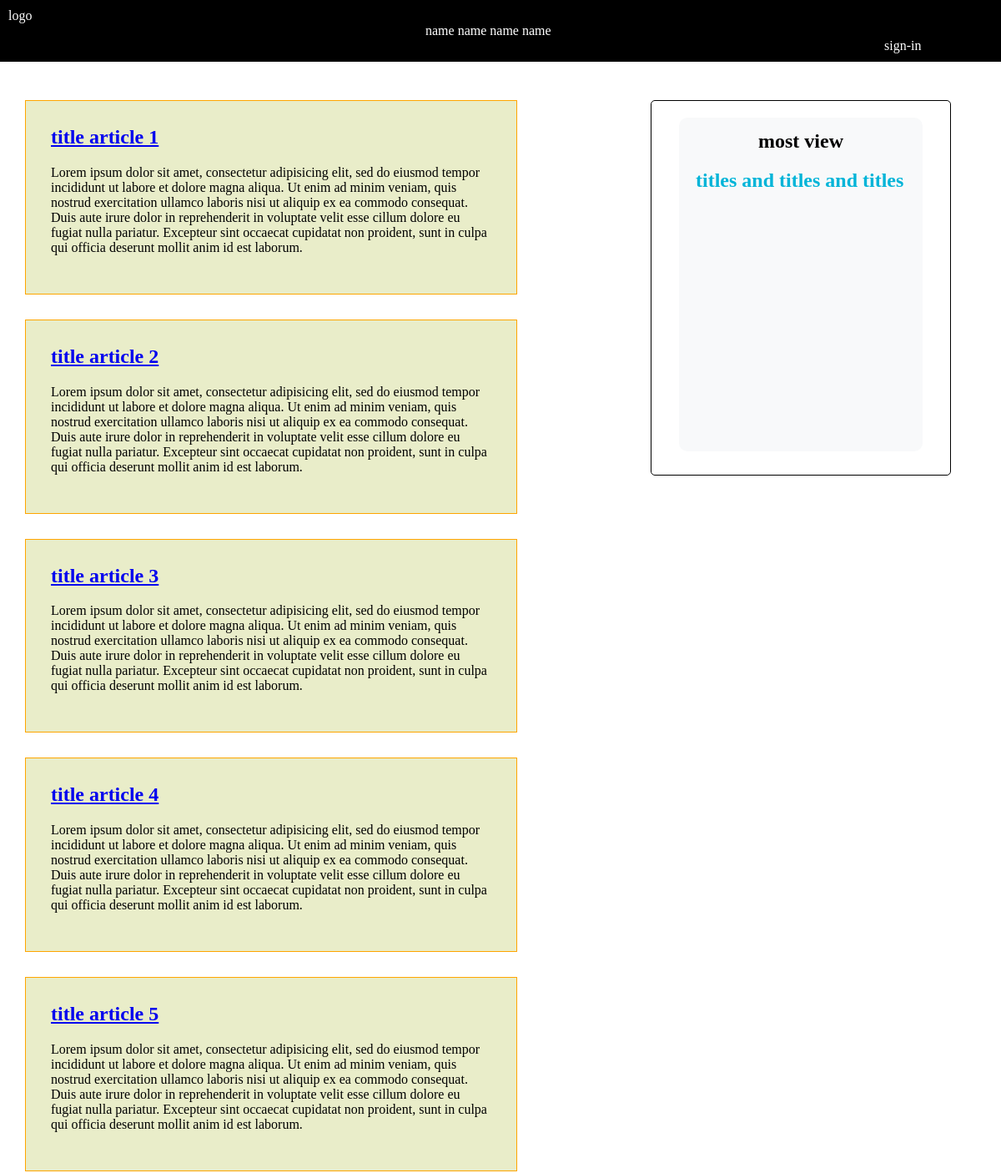
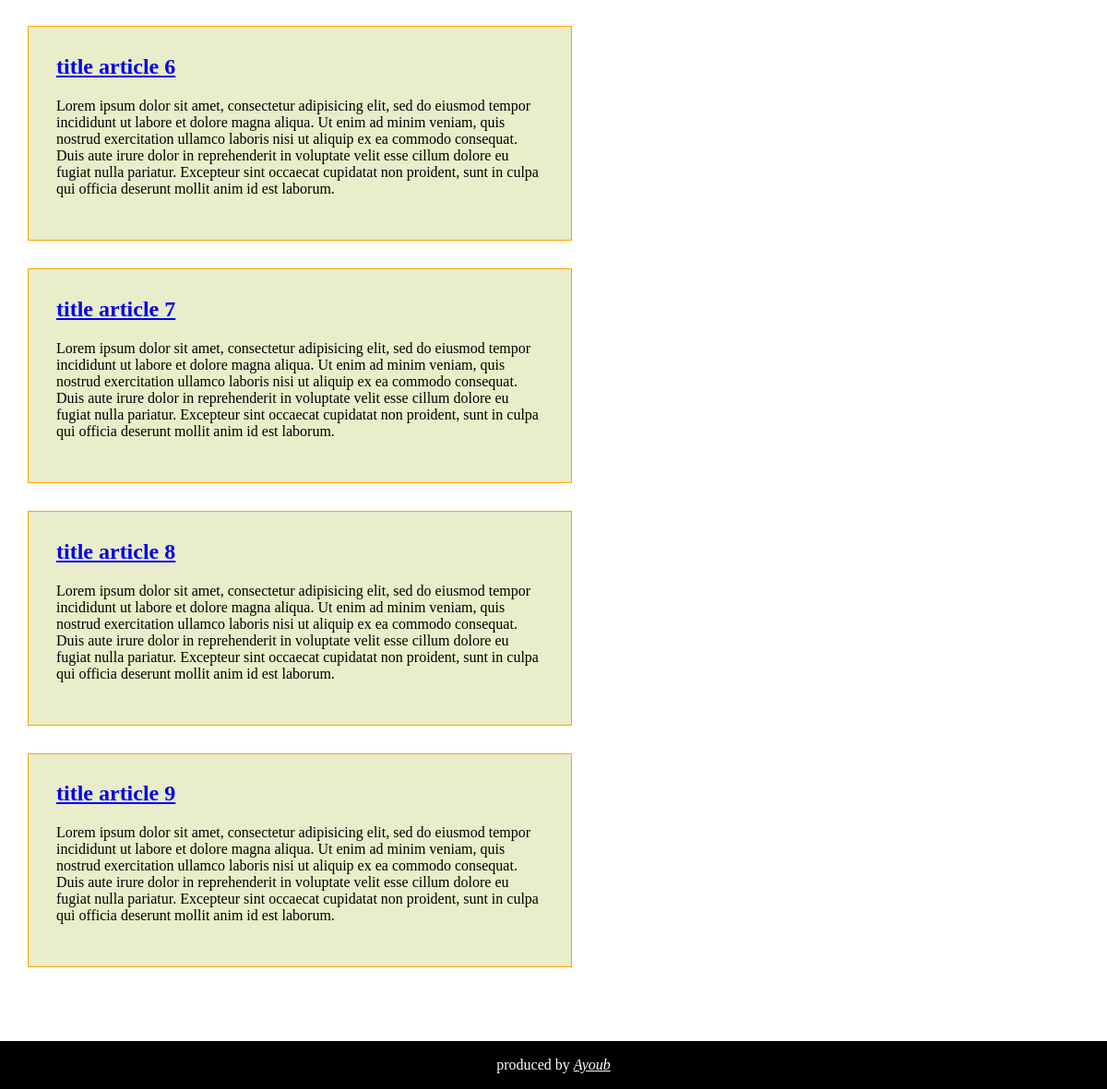
The page / on the database its author committed (2 pictures, top to bottom).
### tables this page shows
CREATE TABLE `posts` (
  `postid` int(11) NOT NULL,
  `title` varchar(255) NOT NULL,
  `content` text NOT NULL,
  `status` tinyint(1) DEFAULT NULL,
  `user_id` int(11) DEFAULT NULL
);

### index.php (the view, shortened to what this page needs)
<?php
if(SITE_STATUS == true){
	include "config.php";
	include "includes/templates/header.php";
	include "includes/templates/navbar.php";
	$stmt = $con->prepare("SELECT * from posts");
    $stmt->execute();
    $results = $stmt->fetchAll();
    $read = "";
    if(isset($_GET["r"])){$read = $_GET["r"];}else{
    	$read = "manage";
    }
    if($read == "manage"){
?>
		<div class="container_body">
			<div class="articles">
				<?php foreach($results as $result){?>
				<div class="essay">
				 	<h2> <?php echo "<a href='index.php?r=read&n=" . $result["postid"] . "'>" . $result["title"] . "</a>" ;?></h2>
				 	<p><?php echo $result['content']; ?></p>
				</div>
				<?php } ?>
			</div>
			<div class="sidebar">
	        	<section>
	        		<h1>most view</h1>
	        		<div>
	        			<h2>titles and titles and titles</h2>
	        		</div>
	        	</section>
	    	</div>
		</div>
<?php
	}else{echo "there is no such page";}
	include "includes/templates/footer.php";
	} else{echo "site closed for maintenance!";}
?>

### layout/css/style.css (style rules this page uses)
body { margin:0; padding:0; min-height:100vh; }
.container_body .articles { width:60%; padding: 50PX 30PX; margin-top:70PX; }
.container_body .articles .essay { border: 1px solid orange; width: 80%; padding: 10px 30PX 30PX 30px; margin-bottom:30PX; background-color: #E9EDC9; }
.container_body > div { float:left; box-sizing:border-box; }
.container_body .sidebar { width:30%; border:1px solid black; border-radius: 5px; position:fixed; right:5%; padding: 0 30PX 30PX 30PX; margin-top:120px; margin-left:5%; height:450PX; }
.container_body .sidebar section { width: 98%; margin:auto; background-color: #faedcd; background-color: #F8F9FA; height:400px; margin-top:15PX; border-radius: 10PX; }
.container_body .sidebar section h1 { text-align: center; padding-top:15PX; }
.container_body .sidebar section div { padding: 0 20PX 20PX 20PX; color: #00B4D8; }

### rows shown on the page
posts: title "title article 1", content "Lorem ipsum dolor sit amet, consectetur adipisicing elit, sed do eiusmod tempor incididunt ut labore et dolore magna aliqua. Ut enim ad minim veniam, quis nostrud exercitation ullamco laboris nisi ut aliquip ex ea commodo consequat. Duis aute irure dolor in reprehenderit in voluptate velit esse cillum dolore eu fugiat nulla pariatur. Excepteur sint occaecat cupidatat non proident, sunt in culpa qui officia deserunt mollit anim id est laborum."
posts: title "title article 2", content "Lorem ipsum dolor sit amet, consectetur adipisicing elit, sed do eiusmod tempor incididunt ut labore et dolore magna aliqua. Ut enim ad minim veniam, quis nostrud exercitation ullamco laboris nisi ut aliquip ex ea commodo consequat. Duis aute irure dolor in reprehenderit in voluptate velit esse cillum dolore eu fugiat nulla pariatur. Excepteur sint occaecat cupidatat non proident, sunt in culpa qui officia deserunt mollit anim id est laborum."
posts: title "title article 3", content "Lorem ipsum dolor sit amet, consectetur adipisicing elit, sed do eiusmod tempor incididunt ut labore et dolore magna aliqua. Ut enim ad minim veniam, quis nostrud exercitation ullamco laboris nisi ut aliquip ex ea commodo consequat. Duis aute irure dolor in reprehenderit in voluptate velit esse cillum dolore eu fugiat nulla pariatur. Excepteur sint occaecat cupidatat non proident, sunt in culpa qui officia deserunt mollit anim id est laborum."
posts: title "title article 4", content "Lorem ipsum dolor sit amet, consectetur adipisicing elit, sed do eiusmod tempor incididunt ut labore et dolore magna aliqua. Ut enim ad minim veniam, quis nostrud exercitation ullamco laboris nisi ut aliquip ex ea commodo consequat. Duis aute irure dolor in reprehenderit in voluptate velit esse cillum dolore eu fugiat nulla pariatur. Excepteur sint occaecat cupidatat non proident, sunt in culpa qui officia deserunt mollit anim id est laborum."
posts: title "title article 5", content "Lorem ipsum dolor sit amet, consectetur adipisicing elit, sed do eiusmod tempor incididunt ut labore et dolore magna aliqua. Ut enim ad minim veniam, quis nostrud exercitation ullamco laboris nisi ut aliquip ex ea commodo consequat. Duis aute irure dolor in reprehenderit in voluptate velit esse cillum dolore eu fugiat nulla pariatur. Excepteur sint occaecat cupidatat non proident, sunt in culpa qui officia deserunt mollit anim id est laborum."
posts: title "title article 6", content "Lorem ipsum dolor sit amet, consectetur adipisicing elit, sed do eiusmod tempor incididunt ut labore et dolore magna aliqua. Ut enim ad minim veniam, quis nostrud exercitation ullamco laboris nisi ut aliquip ex ea commodo consequat. Duis aute irure dolor in reprehenderit in voluptate velit esse cillum dolore eu fugiat nulla pariatur. Excepteur sint occaecat cupidatat non proident, sunt in culpa qui officia deserunt mollit anim id est laborum."
posts: title "title article 7", content "Lorem ipsum dolor sit amet, consectetur adipisicing elit, sed do eiusmod tempor incididunt ut labore et dolore magna aliqua. Ut enim ad minim veniam, quis nostrud exercitation ullamco laboris nisi ut aliquip ex ea commodo consequat. Duis aute irure dolor in reprehenderit in voluptate velit esse cillum dolore eu fugiat nulla pariatur. Excepteur sint occaecat cupidatat non proident, sunt in culpa qui officia deserunt mollit anim id est laborum."
posts: title "title article 8", content "Lorem ipsum dolor sit amet, consectetur adipisicing elit, sed do eiusmod tempor incididunt ut labore et dolore magna aliqua. Ut enim ad minim veniam, quis nostrud exercitation ullamco laboris nisi ut aliquip ex ea commodo consequat. Duis aute irure dolor in reprehenderit in voluptate velit esse cillum dolore eu fugiat nulla pariatur. Excepteur sint occaecat cupidatat non proident, sunt in culpa qui officia deserunt mollit anim id est laborum."
posts: title "title article 9", content "Lorem ipsum dolor sit amet, consectetur adipisicing elit, sed do eiusmod tempor incididunt ut labore et dolore magna aliqua. Ut enim ad minim veniam, quis nostrud exercitation ullamco laboris nisi ut aliquip ex ea commodo consequat. Duis aute irure dolor in reprehenderit in voluptate velit esse cillum dolore eu fugiat nulla pariatur. Excepteur sint occaecat cupidatat non proident, sunt in culpa qui officia deserunt mollit anim id est laborum."
